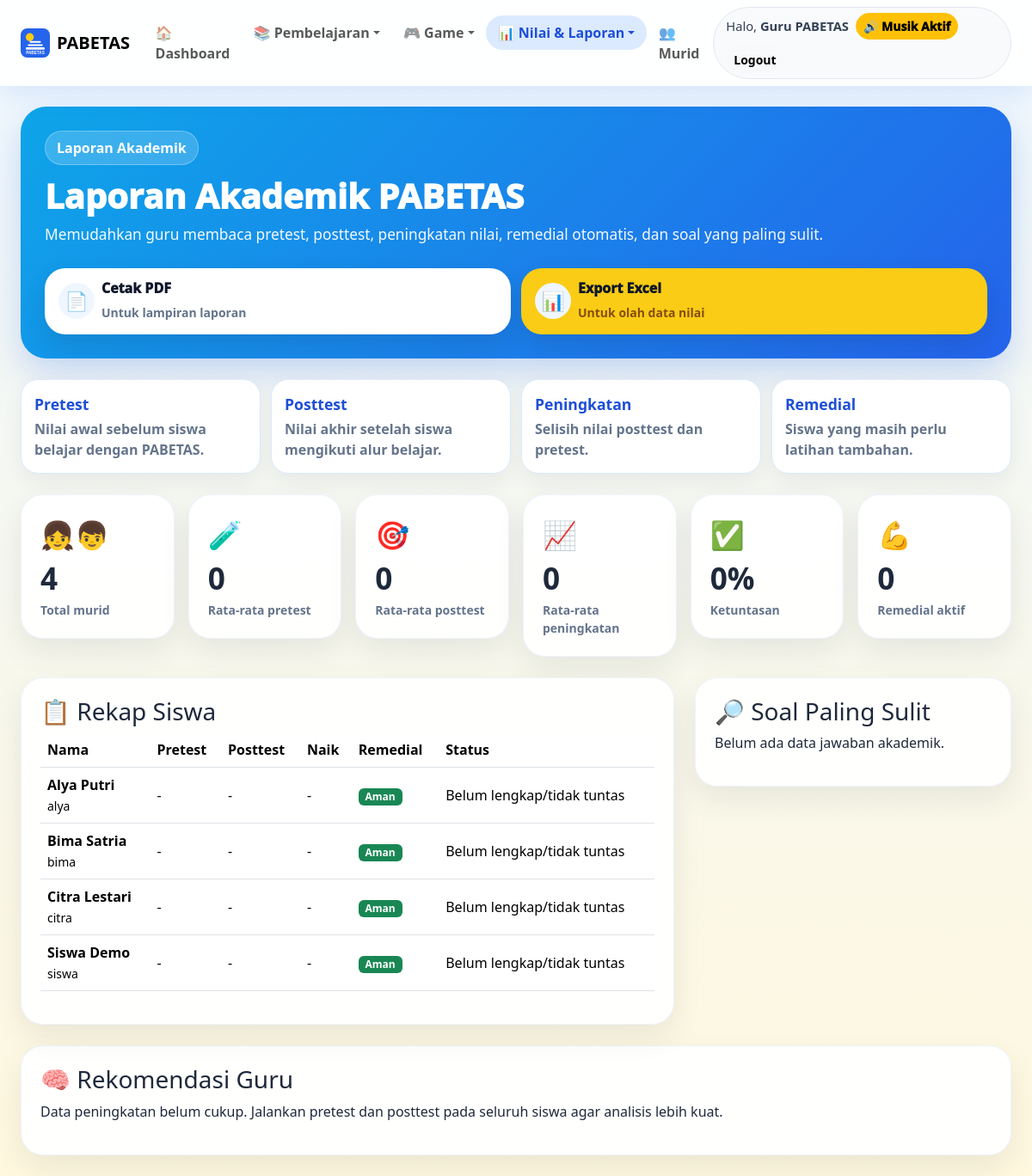
The page /teacher/academic_reports.php (signed in) on the database its author committed.
### tables this page shows
CREATE TABLE users (
  id INT AUTO_INCREMENT PRIMARY KEY,
  name VARCHAR(120) NOT NULL,
  username VARCHAR(60) NOT NULL UNIQUE,
  password VARCHAR(255) NOT NULL,
  role ENUM('guru','murid') NOT NULL,
  status TINYINT(1) NOT NULL DEFAULT 1,
  avatar_key VARCHAR(40) NOT NULL DEFAULT 'rocket',
  created_at TIMESTAMP DEFAULT CURRENT_TIMESTAMP
);

### app/helpers.php (called while the page is built, shortened)
<?php
function e($value) {
    return htmlspecialchars((string)$value, ENT_QUOTES, 'UTF-8');
}
function url($path = '') {
    $base = rtrim(APP_URL, '/');
    $path = ltrim($path, '/');
    return $base . '/' . $path;
}

### app/db.php (called while the page is built)
<?php
function db() {
    static $pdo = null;
    if ($pdo instanceof PDO) {
        return $pdo;
    }
    $dsn = 'mysql:host=' . DB_HOST . ';port=' . DB_PORT . ';dbname=' . DB_NAME . ';charset=' . DB_CHARSET;
    try {
        $pdo = new PDO($dsn, DB_USER, DB_PASS, [
            PDO::ATTR_ERRMODE => PDO::ERRMODE_EXCEPTION,
            PDO::ATTR_DEFAULT_FETCH_MODE => PDO::FETCH_ASSOC,
            PDO::ATTR_EMULATE_PREPARES => false,
        ]);
        return $pdo;
    } catch (PDOException $e) {
        if (defined('APP_DEBUG') && APP_DEBUG) {
            exit('<h2>Koneksi database gagal</h2><p>' . htmlspecialchars($e->getMessage()) . '</p><p>Jalankan <b>/install.php</b> atau import <b>database/pabetas_advanced.sql</b>.</p>');
        }
        exit('Koneksi database gagal. Hubungi administrator.');
    }
}

### app/auth.php (called while the page is built, shortened)
<?php
function current_user() {
    static $user = null;
    if ($user !== null) return $user;
    $stmt = db()->prepare('SELECT id, name, username, role, status, avatar_key FROM users WHERE id=? LIMIT 1');
    $stmt->execute([$_SESSION['user_id']]);
    $user = $stmt->fetch();
    return $user ?: null;
}
function require_login() {
    if (!current_user()) {
        redirect('login.php');
    }
}
function require_role($role) {
    require_login();
}

### app/academic.php (called while the page is built, shortened)
<?php
function academic_class_report(): array {
    $pdo = db();
    $sql = "SELECT u.id, u.name, u.username,
        MAX(CASE WHEN a.assessment_type='pretest' THEN a.score END) AS pretest,
        MAX(CASE WHEN a.assessment_type='posttest' THEN a.score END) AS posttest,
        MAX(CASE WHEN a.assessment_type='remedial' THEN a.score END) AS remedial,
        MAX(CASE WHEN rp.status='open' THEN 1 ELSE 0 END) AS remedial_open
        FROM users u
        LEFT JOIN academic_assessments a ON a.user_id=u.id
        LEFT JOIN remedial_assignments rp ON rp.user_id=u.id
        WHERE u.role='murid' AND u.status=1
        GROUP BY u.id, u.name, u.username
        ORDER BY u.name ASC";
    return $pdo->query($sql)->fetchAll();
}
function academic_summary(array $rows): array {
    $pre = []; $post = []; $improvements = []; $complete = 0; $remedial = 0;
    $avg = fn($arr) => count($arr) ? round(array_sum($arr)/count($arr), 1) : 0;
    return [
        'avg_pretest' => $avg($pre),
        'avg_posttest' => $avg($post),
        'avg_improvement' => $avg($improvements),
        'complete_students' => $complete,
        'remedial_open' => $remedial,
        'total_students' => count($rows),
        'mastery_percent' => count($post) ? round((count(array_filter($post, fn($v)=>$v>=REMEDIAL_MIN_SCORE))/count($post))*100, 1) : 0,
    ];
}
function academic_question_difficulty(): array {
    $stmt = db()->query("SELECT q.prompt, COUNT(a.id) AS total_answer, SUM(CASE WHEN a.is_correct=0 THEN 1 ELSE 0 END) AS wrong_count,
        ROUND((SUM(CASE WHEN a.is_correct=0 THEN 1 ELSE 0 END) / GREATEST(COUNT(a.id),1)) * 100, 1) AS wrong_percent
        FROM academic_assessment_answers a
        JOIN questions q ON q.id=a.question_id
        GROUP BY q.id, q.prompt
        HAVING total_answer > 0
        ORDER BY wrong_percent DESC, total_answer DESC
        LIMIT 10");
    return $stmt->fetchAll();
}

### public/teacher/academic_reports.php (the view, shortened to what this page needs)
<?php
require_once __DIR__ . '/../../app/layout.php';
require_role('guru');
$rows = academic_class_report();
$sum = academic_summary($rows);
$difficulty = academic_question_difficulty();
render_header('Laporan Akademik','academic');
?>
<div class="page-hero teacher-hero dashboard-hero-clean">
    <div class="hero-copy">
        <span class="hero-badge">Laporan Akademik</span>
        <h1>Laporan Akademik PABETAS</h1>
        <p>Memudahkan guru membaca pretest, posttest, peningkatan nilai, remedial otomatis, dan soal yang paling sulit.</p>
    </div>
    <div class="hero-action-panel two-actions">
        <a href="<?= url('teacher/academic_report_pdf.php') ?>" class="hero-action-item light">
            <span>📄</span>
            <b>Cetak PDF</b>
            <small>Untuk lampiran laporan</small>
        </a>
        <a href="<?= url('teacher/academic_report_excel.php') ?>" class="hero-action-item warning">
            <span>📊</span>
            <b>Export Excel</b>
            <small>Untuk olah data nilai</small>
        </a>
    </div>
</div>
<div class="academic-explain-grid mb-4">
    <div><b>Pretest</b><span>Nilai awal sebelum siswa belajar dengan PABETAS.</span></div>
    <div><b>Posttest</b><span>Nilai akhir setelah siswa mengikuti alur belajar.</span></div>
    <div><b>Peningkatan</b><span>Selisih nilai posttest dan pretest.</span></div>
    <div><b>Remedial</b><span>Siswa yang masih perlu latihan tambahan.</span></div>
</div>
<div class="row g-3 mb-4">
    <div class="col-md-2"><div class="stat-card"><span>👧👦</span><b><?= e($sum['total_students']) ?></b><small>Total murid</small></div></div>
    <div class="col-md-2"><div class="stat-card"><span>🧪</span><b><?= e($sum['avg_pretest']) ?></b><small>Rata-rata pretest</small></div></div>
    <div class="col-md-2"><div class="stat-card"><span>🎯</span><b><?= e($sum['avg_posttest']) ?></b><small>Rata-rata posttest</small></div></div>
    <div class="col-md-2"><div class="stat-card"><span>📈</span><b><?= e($sum['avg_improvement']) ?></b><small>Rata-rata peningkatan</small></div></div>
    <div class="col-md-2"><div class="stat-card"><span>✅</span><b><?= e($sum['mastery_percent']) ?>%</b><small>Ketuntasan</small></div></div>
    <div class="col-md-2"><div class="stat-card"><span>💪</span><b><?= e($sum['remedial_open']) ?></b><small>Remedial aktif</small></div></div>
</div>
<div class="row g-4">
<div class="col-lg-8"><div class="panel-card"><h3>📋 Rekap Siswa</h3><div class="table-responsive"><table class="table align-middle"><thead><tr><th>Nama</th><th>Pretest</th><th>Posttest</th><th>Naik</th><th>Remedial</th><th>Status</th></tr></thead><tbody>
<?php foreach($rows as $r): $imp = ($r['pretest']!==null && $r['posttest']!==null) ? ((int)$r['posttest']-(int)$r['pretest']) : null; ?>
<tr><td><b><?= e($r['name']) ?></b><br><small><?= e($r['username']) ?></small></td><td><?= $r['pretest']!==null?e($r['pretest']):'-' ?></td><td><?= $r['posttest']!==null?e($r['posttest']):'-' ?></td><td><?= $imp!==null?(($imp>=0?'+':'').e($imp)):'-' ?></td><td><?= ((int)$r['remedial_open']===1)?'<span class="badge text-bg-warning">Perlu</span>':'<span class="badge text-bg-success">Aman</span>' ?></td><td><?= ($r['posttest']!==null && (int)$r['posttest']>=REMEDIAL_MIN_SCORE)?'Tuntas':'Belum lengkap/tidak tuntas' ?></td></tr>
<?php endforeach; ?>
</tbody></table></div></div></div>
<div class="col-lg-4"><div class="panel-card"><h3>🔎 Soal Paling Sulit</h3><?php if(!$difficulty): ?><p>Belum ada data jawaban akademik.</p><?php else: ?><ol class="difficulty-list"><?php foreach($difficulty as $d): ?><li><b><?= e($d['wrong_percent']) ?>% salah</b><br><?= e($d['prompt']) ?><br><small><?= e($d['wrong_count']) ?> salah dari <?= e($d['total_answer']) ?> jawaban</small></li><?php endforeach; ?></ol><?php endif; ?></div></div>
</div>
<div class="panel-card mt-4"><h3>🧠 Rekomendasi Guru</h3><p><?= $sum['avg_improvement'] > 0 ? 'Pembelajaran PABETAS menunjukkan peningkatan rata-rata nilai. Guru dapat melanjutkan penguatan pada soal dengan persentase salah tertinggi.' : 'Data peningkatan belum cukup. Jalankan pretest dan posttest pada seluruh siswa agar analisis lebih kuat.' ?></p></div>
<?php render_footer(); ?>

### app/layout.php (shortened to what this page needs)
<?php
function nav_active(array $items, string $active): string {
    return in_array($active, $items, true) ? 'active' : '';
}
function sound_context_from_active(string $active, bool $isGuru): string {
    if ($isGuru) {
        return 'teacher';
    }
    return 'home';
}
function render_header($title, $active = '') {
    $user = current_user();
    $isGuru = $user && $user['role'] === 'guru';
    $soundContext = sound_context_from_active($active, $isGuru);
    ?>
<!doctype html>
<html lang="id">
<head>
    <link href="https://cdn.jsdelivr.net/npm/bootstrap@5.3.3/dist/css/bootstrap.min.css" rel="stylesheet">
    <link rel="stylesheet" href="<?= url('assets/css/style.css?v=9') ?>">
</head>
<body data-sound-context="<?= e($soundContext) ?>">
<nav class="navbar navbar-expand-lg navbar-pabetas sticky-top">
    <div class="container-fluid px-3 px-md-4">
        <a class="navbar-brand fw-black d-flex align-items-center gap-2" href="<?= url($isGuru ? 'teacher/dashboard.php' : 'student/dashboard.php') ?>">
            <img src="<?= url(SCHOOL_LOGO) ?>" class="logo-sm" alt="Logo"> <span>PABETAS</span>
        </a>
        <div class="collapse navbar-collapse" id="navMain">
            <ul class="navbar-nav me-auto mb-2 mb-lg-0 nav-compact">
                <?php if ($isGuru): ?>
                    <li class="nav-item"><a class="nav-link <?= $active==='dashboard'?'active':'' ?>" href="<?= url('teacher/dashboard.php') ?>">🏠 Dashboard</a></li>
                    <li class="nav-item dropdown">
                        <a class="nav-link dropdown-toggle <?= nav_active(['materials','questions','quizzes','essay_sets','learning_flow','reflections'], $active) ?>" href="#" data-bs-toggle="dropdown">📚 Pembelajaran</a>
                    </li>
                    <li class="nav-item dropdown">
                        <a class="nav-link dropdown-toggle <?= nav_active(['rooms','live_games','weekly'], $active) ?>" href="#" data-bs-toggle="dropdown">🎮 Game</a>
                    </li>
                    <li class="nav-item dropdown">
                        <a class="nav-link dropdown-toggle <?= nav_active(['grading','academic','reports'], $active) ?>" href="#" data-bs-toggle="dropdown">📊 Nilai & Laporan</a>
                    </li>
                    <li class="nav-item"><a class="nav-link <?= $active==='students'?'active':'' ?>" href="<?= url('teacher/students.php') ?>">👥 Murid</a></li>
                <?php endif; ?>
            </ul>
            <?php if ($user): ?>
            <div class="nav-user-box">
                <span>Halo, <b><?= e($user['name']) ?></b></span>
                <button type="button" class="btn btn-outline-light btn-sm rounded-pill" id="soundToggle" title="Aktifkan suara">🔊 Suara</button>
                <a class="btn btn-light btn-sm rounded-pill" href="<?= url('logout.php') ?>">Logout</a>
            </div>
            <?php endif; ?>
        </div>
    </div>
</nav>
<main class="container-fluid px-3 px-md-4 py-4">
    <?php
}
function render_footer() {
    ?>
</main>
</body>
</html>
    <?php
}

### public/assets/css/style.css (style rules this page uses)
:root { --blue:#2563eb;--sky:#38bdf8;--yellow:#facc15;--red:#fb7185;--purple:#8b5cf6;--dark:#1e293b;--soft:#f8fafc;--green:#22c55e }
* { box-sizing:border-box }
body { background:linear-gradient(180deg,#eef7ff 0%,#fff8df 100%);font-family:system-ui,-apple-system,BlinkMacSystemFont,"Segoe UI",sans-serif;color:var(--dark);min-height:100vh }
.fw-black { font-weight:900 }
.navbar-pabetas { background:rgba(255,255,255,.9);backdrop-filter:blur(14px);box-shadow:0 8px 30px rgba(37,99,235,.12) }
.navbar-pabetas .nav-link { font-weight:700;border-radius:999px;padding:.5rem .85rem!important }
.navbar-pabetas .nav-link.active,.navbar-pabetas .nav-link:hover { background:#dbeafe;color:#1d4ed8 }
.logo-sm { width:34px;height:34px }
.page-hero,.student-hero { border-radius:30px;padding:28px;background:linear-gradient(135deg,#2563eb,#7c3aed);color:white;display:flex;justify-content:space-between;align-items:center;margin-bottom:24px;box-shadow:0 18px 40px rgba(37,99,235,.22) }
.teacher-hero { background:linear-gradient(135deg,#0ea5e9,#2563eb) }
.page-hero h1,.student-hero h1,.page-title h1 { font-weight:1000 }
.page-hero p,.student-hero p { font-size:1.08rem;margin-bottom:0;opacity:.95 }
.stat-card,.panel-card,.feature-card,.lesson-card,.question-card { background:rgba(255,255,255,.94);border:1px solid rgba(37,99,235,.08);border-radius:26px;padding:22px;box-shadow:0 14px 35px rgba(15,23,42,.08) }
.stat-card { min-height:145px;display:flex;flex-direction:column;justify-content:center }
.stat-card span { font-size:2rem }
.stat-card b { font-size:2.2rem }
.stat-card small { color:#64748b;font-weight:700 }
.nav-user-box { display:flex;align-items:center;gap:10px;background:#f8fafc;border:1px solid #e2e8f0;border-radius:999px;padding:6px 8px 6px 14px }
.nav-user-box span { font-size:.92rem;color:#334155 }
.dashboard-hero-clean { gap:26px;align-items:stretch }
.dashboard-hero-clean .hero-copy { display:flex;flex-direction:column;justify-content:center;min-width:0 }
.hero-badge { display:inline-flex;align-items:center;gap:8px;width:max-content;border-radius:999px;background:rgba(255,255,255,.18);border:1px solid rgba(255,255,255,.28);padding:7px 13px;margin-bottom:12px;color:#fff;font-weight:900 }
.hero-action-panel { display:grid;grid-template-columns:repeat(2,minmax(180px,1fr));gap:12px;min-width:min(520px,46vw);align-content:center }
.hero-action-panel.two-actions { grid-template-columns:repeat(2,minmax(170px,1fr));min-width:min(430px,42vw) }
.hero-action-item { display:grid;grid-template-columns:42px 1fr;gap:8px;align-items:center;text-decoration:none;border-radius:24px;padding:15px 16px;color:#0f172a;background:#fff;box-shadow:0 12px 28px rgba(15,23,42,.12);transition:.2s }
.hero-action-item span { grid-row:span 2;width:42px;height:42px;border-radius:50%;display:grid;place-items:center;background:#eff6ff;font-size:1.35rem }
.hero-action-item b { font-weight:1000;line-height:1.1 }
.hero-action-item small { font-weight:700;color:#64748b }
.hero-action-item.warning { background:#facc15 }
.hero-action-item.warning small { color:#854d0e }
.hero-action-item.light { background:#fff }
.academic-explain-grid { display:grid;grid-template-columns:repeat(4,minmax(0,1fr));gap:12px }
.academic-explain-grid div { background:#fff;border:1px solid #dbeafe;border-radius:20px;padding:15px;box-shadow:0 10px 25px rgba(15,23,42,.06) }
.academic-explain-grid b { display:block;color:#1d4ed8;font-size:1.1rem }
.academic-explain-grid span { display:block;color:#64748b;font-weight:650;margin-top:4px }
.btn { font-weight:850 }
@media (max-width:1200px) { .dashboard-hero-clean { flex-direction:column } }
@media (max-width:1200px) { .hero-action-panel,.hero-action-panel.two-actions { width:100%;min-width:0;grid-template-columns:repeat(3,minmax(0,1fr)) } }
@media (max-width:1200px) { .hero-action-panel.two-actions { grid-template-columns:repeat(2,minmax(0,1fr)) } }
.nav-user-box { display:flex;align-items:center;gap:.5rem;flex-wrap:wrap }
.lesson-card,.panel-card { overflow-wrap:anywhere }
#soundToggle { font-weight:1000;white-space:nowrap }
.nav-user-box #soundToggle { min-width:116px }
.option-box,.btn,.role-card,.avatar-choice,.mood-option { transition:transform .16s ease, box-shadow .16s ease, background .16s ease }

### rows shown on the page
users: name "Guru PABETAS"
users: id "4", name "Bima Satria", username "bima"
users: name "Alya Putri", username "alya"
users: name "Citra Lestari", username "citra"
users: name "Siswa Demo", username "siswa"

### other values the page prints
$sum['avg_pretest'] "0"
$sum['avg_posttest'] "0"
$sum['avg_improvement'] "0"
$sum['mastery_percent'] "0"
$sum['remedial_open'] "0"
